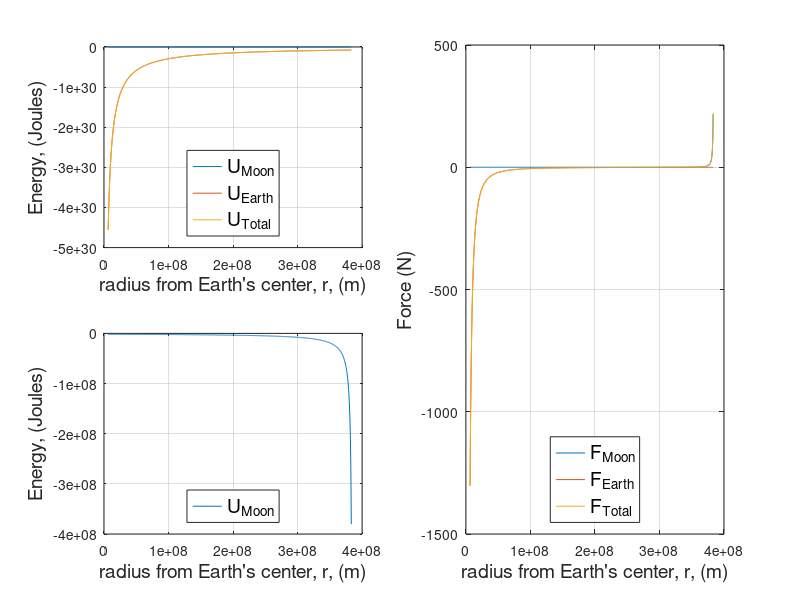

Write the MATLAB code that produced this figure.
% Energy Landscape for the ranger problem
%
% Nathan Moore, Winona State
% 2022-10-29
%
% system parameters
clear
m_earth = 5.98e24; % kg
m_moon = 7.35e22; % kg
m_ranger = 135.0; %kg
r_earth = 6378.0e3; % m
r_moon = 1.74e6; % m
initial_height_above_earth = 50.0e3; % m
G = 6.67e-11; % N m^2 / kg^2
d_earth_to_moon = 3.85e8; % m

r=linspace(r_earth+initial_height_above_earth, d_earth_to_moon-r_moon,1000);

U_moon = -G*m_moon*m_ranger./(d_earth_to_moon-r);
U_earth = -G*m_moon*m_earth./(r);

F_moon = G*m_moon*m_ranger./(d_earth_to_moon-r).^2;
F_earth = -G*m_earth*m_ranger./(r.^2);

subplot (2, 2, 1)
  plot(r,U_moon,"-",'DisplayName',"U_{Moon}")
  hold on
  plot(r,U_earth,"-",'DisplayName',"U_{Earth}")
  plot(r,U_moon+U_earth,"-",'DisplayName',"U_{Total}")
  hold off
  ylabel("Energy, (Joules)", 'FontSize', 14)
  xlabel("radius from Earth's center, r, (m)", 'FontSize', 14)
  legend('Location','South', 'FontSize', 14)
  grid()
subplot (2, 2, 3)
  plot(r,U_moon,"-",'DisplayName',"U_{Moon}")
  ylabel("Energy, (Joules)", 'FontSize', 14)
  xlabel("radius from Earth's center, r, (m)", 'FontSize', 14)
  legend('Location','South', 'FontSize', 14)
  grid()
subplot (2, 2, [2,4])
  plot(r,F_moon,"-",'DisplayName',"F_{Moon}")
  hold on
  plot(r,F_earth,"-",'DisplayName',"F_{Earth}")
  plot(r,F_moon+F_earth,"-",'DisplayName',"F_{Total}")
  hold off
  ylabel("Force (N)", 'FontSize', 14)
  xlabel("radius from Earth's center, r, (m)", 'FontSize', 14)
  legend('Location','South', 'FontSize', 14)
  grid()
